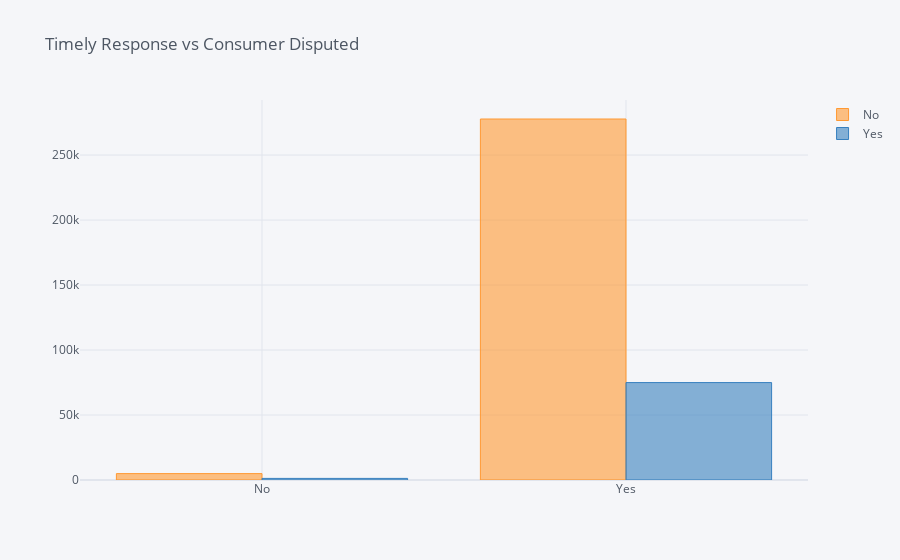

The notebook cell saved with this chart:
### Code cell
pd.crosstab(cc_train['Timely Response?'], cc_train['Consumer Disputed?']).iplot(kind='bar',
                                                                    title ='Timely Response vs Consumer Disputed' )

### Figure 1 — Plotly figure (JSON) as saved in the notebook; plotly's stock layout.template omitted (floating-point values rounded to 4 significant figures)
{"data": [{"marker": {"color": "rgba(255, 153, 51, 0.6)", "line": {"color": "rgba(255, 153, 51, 1.0)", "width": 1}}, "name": "No", "orientation": "v", "text": "", "type": "bar", "x": ["No", "Yes"], "y": [4906, 277732]}, {"marker": {"color": "rgba(55, 128, 191, 0.6)", "line": {"color": "rgba(55, 128, 191, 1.0)", "width": 1}}, "name": "Yes", "orientation": "v", "text": "", "type": "bar", "x": ["No", "Yes"], "y": [1229, 74943]}], "layout": {"legend": {"bgcolor": "#F5F6F9", "font": {"color": "#4D5663"}}, "paper_bgcolor": "#F5F6F9", "plot_bgcolor": "#F5F6F9", "title": {"font": {"color": "#4D5663"}, "text": "Timely Response vs Consumer Disputed"}, "xaxis": {"gridcolor": "#E1E5ED", "showgrid": true, "tickfont": {"color": "#4D5663"}, "title": {"font": {"color": "#4D5663"}, "text": ""}, "zerolinecolor": "#E1E5ED"}, "yaxis": {"gridcolor": "#E1E5ED", "showgrid": true, "tickfont": {"color": "#4D5663"}, "title": {"font": {"color": "#4D5663"}, "text": ""}, "zerolinecolor": "#E1E5ED"}}}
